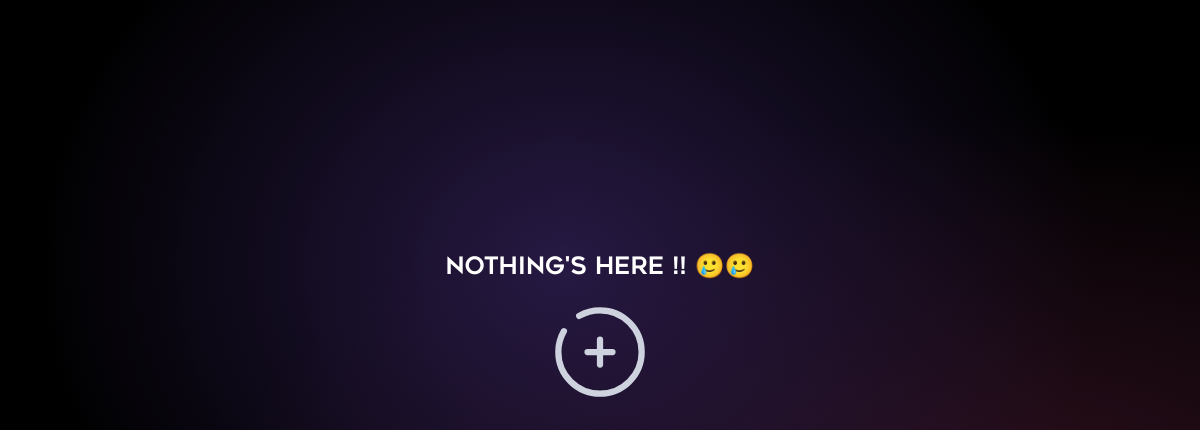
/cart/ (signed in), run on an earlier commit of the app's database.
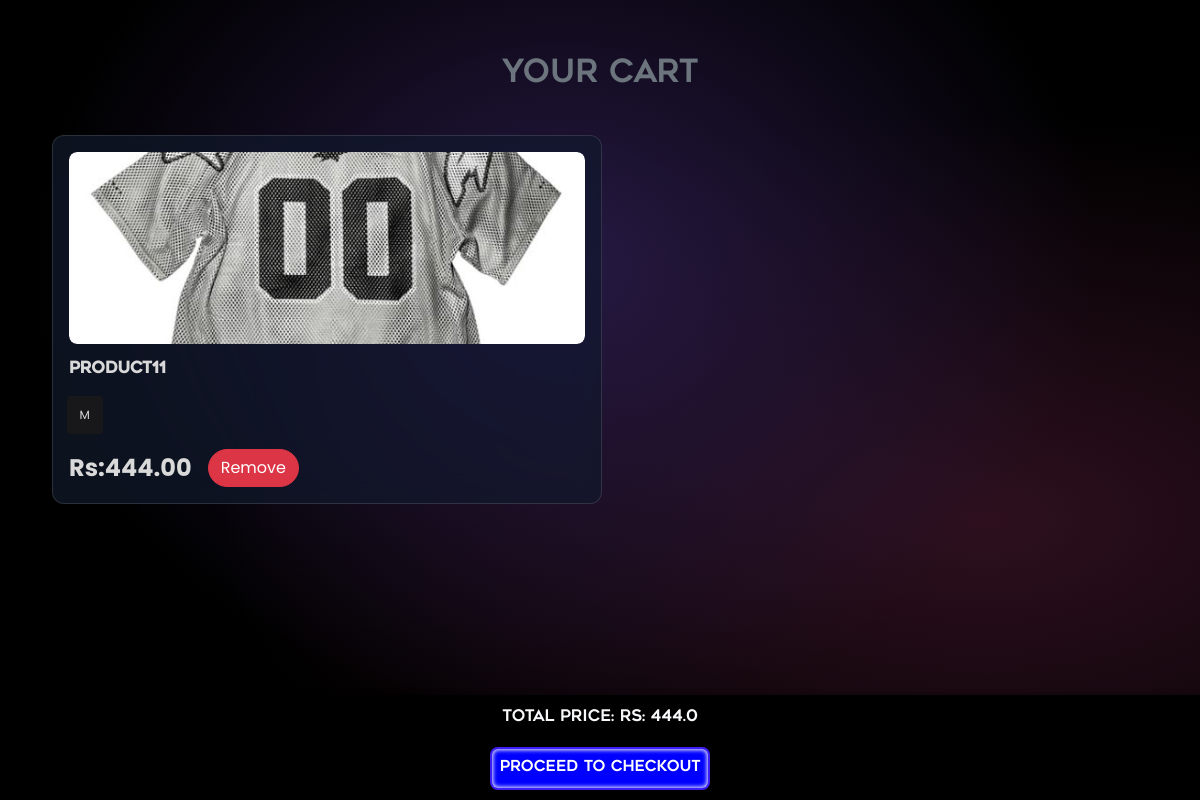
And on a later commit of the database.
### productapp/models.py (models this page shows, shortened)
class Cart(models.Model):
    user = models.ForeignKey(User, on_delete=models.CASCADE)
    product = models.ForeignKey(Shop, on_delete=models.CASCADE)
    added_at = models.DateTimeField(auto_now_add=True)

class Shop(models.Model):
    photo1 = models.ImageField(upload_to="shop/")
    photo2 = models.ImageField(upload_to="shop/")
    photo3 = models.ImageField(upload_to="shop/")
    name = models.CharField(max_length=255)
    product_id = models.CharField(max_length=255, unique=True)
    color = models.CharField(max_length=225)
    size = models.CharField(max_length=225)
    price = models.CharField(max_length=250)
    design = models.CharField(max_length=400, blank=False)
    fit = models.CharField(max_length=400, blank=False)
    occasion = models.CharField(max_length=400, blank=False)
    sleeve = models.CharField(max_length=400, blank=False)
    neck = models.CharField(max_length=400, blank=False)
    wash_care = models.CharField(max_length=400, blank=False)
    price = models.DecimalField(max_digits=10, decimal_places=2)
    cat = models.CharField(max_length=255, blank=False)
    gen = models.CharField(max_length=255, blank=False)
    created_at = models.DateTimeField(auto_now_add=True)

### productapp/views.py (the view)
# urls.py: path('cart/', views.view_cart, name='view_cart'),
@login_required
def view_cart(request):
    cart_items = Cart.objects.filter(user=request.user)
    total_price = sum(float(item.product.price) for item in cart_items)
    return render(request, 'cart.html', {'cart_items': cart_items, 'total_price': total_price})

### templates/cart.html (shortened to what this page needs)
<!DOCTYPE html>
<html lang="en">
<head>
    <link href="https://stackpath.bootstrapcdn.com/bootstrap/4.5.2/css/bootstrap.min.css" rel="stylesheet">
    <link href="https://unpkg.com/swiper/swiper-bundle.min.css" rel='stylesheet'>
    <link href='https://unpkg.com/boxicons@2.1.4/css/boxicons.min.css' rel='stylesheet'>
</head>
<body>
    {% if not cart_items %}
       <p class="text-center" style="font-family:myfont; font-size:1.5rem;margin-top:200px;">NOTHING'S HERE !! 🥲🥲</p>
       <div class="text-center">
        <a href="{% url 'productapp:shop' %}">
       <img src="/static/add.svg" style="width:100px;" >
       </a>
       </div>
   {% else %}
   <h1 class="text-center text-secondary" style="margin-top:5px;margin-bottom:20px;font-family:myfont;font-size:32px;">YOUR CART</h1>
    <ul class="product-list">
        {% for item in cart_items %}
        <li class="product-card">
            <div class="image_container">
                <img src="{{ item.product.photo1.url }}" alt="{{ item.product.name }}">
            </div>
            <div class="title">
                <span style="font-family:myfont;">{{ item.product.name }}</span>
            </div>
            <div class="size">
                <ul class="list-size">
                    <li class="item-list"><button class="item-list-button">{{ item.product.size }}</button></li>
                </ul>
            </div>
            <div class="action">
                <div class="price">
                    <span>Rs:{{ item.product.price }}</span>
                </div>
                 <form method="post" action="{% url 'productapp:remove_from_cart' item.id %}" style="display:inline;">
            <button type="submit" class="btn btn-danger " style="border-radius:20px;margin-left:px;">
                Remove
            </button>
        </form>
            </div>
        </li>
        {% endfor %}
    </ul>
    <div class="footer">
        <div class="mb-2" style="font-family:myfont;">Total Price: Rs: {{ total_price }}</div>
        <div class="checkout-container">
            <a href="{% url 'productapp:checkout_summary' %}">
            <button type="submit" class="checkout-button">
                <span style="font-family:myfont;">Proceed To Checkout</span>
            </button>
        </a>
        </div>
    </div>
    {% endif %}
</body>
</html>

### templates/cart.html (style rules this page uses)
body { min-height: 60vh; margin-top: 20px; margin-bottom:70px; background-color: black; background-image: radial-gradient(at 47% 33%, hsl(259.47, 46%, 18%) 0, transparent 59%), radial-gradient(at 82% 65%, hsl(331.03, 49%, 12%) 0, transparent 55%); background-repeat: no-repeat; background-attachment: fixed; padding: 30px; color: white; font-family: "Poppins", sans-serif; position: relative; padding-bottom: 60px; }
.product-list { display: flex; flex-wrap: wrap; justify-content: flex-start; padding: 0; margin: 0; list-style: none; }
.product-card { --bg-card: #27272a; --primary: #6d28d9; --primary-800: #4c1d95; --primary-shadow: #2e1065; --light: #d9d9d9; --zinc-800: #18181b; --bg-linear: linear-gradient(0deg, var(--primary) 50%, var(--light) 125%); position: relative; display: flex; margin-left:25px; margin-top: 20px; flex-direction: column; gap: 0.75rem; padding: 1rem; width: 16rem; backdrop-filter: blur(16px) saturate(180%); -webkit-backdrop-filter: blur(16px) saturate(180%); background-color: rgba(17, 25, 40, 0.75); border-radius: 12px; border: 1px solid rgba(255, 255, 255, 0.125); }
.image_container { overflow: hidden; cursor: pointer; position: relative; z-index: 5; width: 100%; height: 12rem; border-radius: 0.5rem; }
.image_container img { position: absolute; top: 50%; left: 50%; transform: translate(-50%, -50%); width: 100%; height: 100%; object-fit: cover; border-radius: 0.5rem; }
.title { overflow: clip; width: 100%; font-size: 1rem; font-weight: 600; color: var(--light); text-transform: capitalize; text-wrap: nowrap; text-overflow: ellipsis; }
.size { font-size: 0.95rem; color: var(--light); }
.list-size { display: flex; align-items: center; flex-wrap: wrap; gap: 0.25rem; margin-top: 0.15rem; margin-bottom: 0.2rem; margin-left: -2.65rem; width: 100%; }
.list-size .item-list { list-style: none; }
.list-size .item-list-button { cursor: pointer; padding: 0.5rem; background-color: var(--zinc-800); font-size: 0.75rem; color: var(--light); border: 2px solid var(--zinc-800); border-radius: 0.25rem; transition: all 0.3s ease-in-out; flex: 1; width:3em; box-sizing: border-box; }
.action { display: flex; align-items: center; gap: 1rem; }
.price { font-size: 1.5rem; font-weight: 700; color: var(--light); }
.footer { position: fixed; bottom: 0; left: 0; width: 100%; background-color:black; color: var(--light); padding: 10px; text-align: center; box-shadow: 0 -1px 5px rgba(0, 0, 0, 0.3); }
.checkout-container { display: flex; justify-content: center; align-items: center; flex-direction: column; }
.checkout-button { cursor: pointer; display: flex; justify-content: center; align-items: center; gap: 0.25rem; padding: 0.5rem; width: auto; background:blue; font-size: 0.95rem; font-weight: 500; color: white; text-wrap: nowrap; border: 2px solid hsla(262, 83%, 58%, 0.5); border-radius: 0.5rem; box-shadow: inset 0 0 0.25rem 1px var(--light); margin-top: 10px; }
@media (max-width: 1200px) { .product-card { flex: 0 0 calc(50% - 20px); max-width: calc(50% - 20px); margin-left:22px; margin-top:22px; } }

What changed in the data, as far as the page shows it:
added Cart: product.photo1 (picture), product.name "Product11", product.size "M", product.price "444.00"
Also different on the page:
{{ total_price }}: (not shown) → "444.0"
text no longer shown: "NOTHING'S HERE !! 🥲🥲"
text now shown: "YOUR CART Total Price: Rs: Proceed To Checkout"
